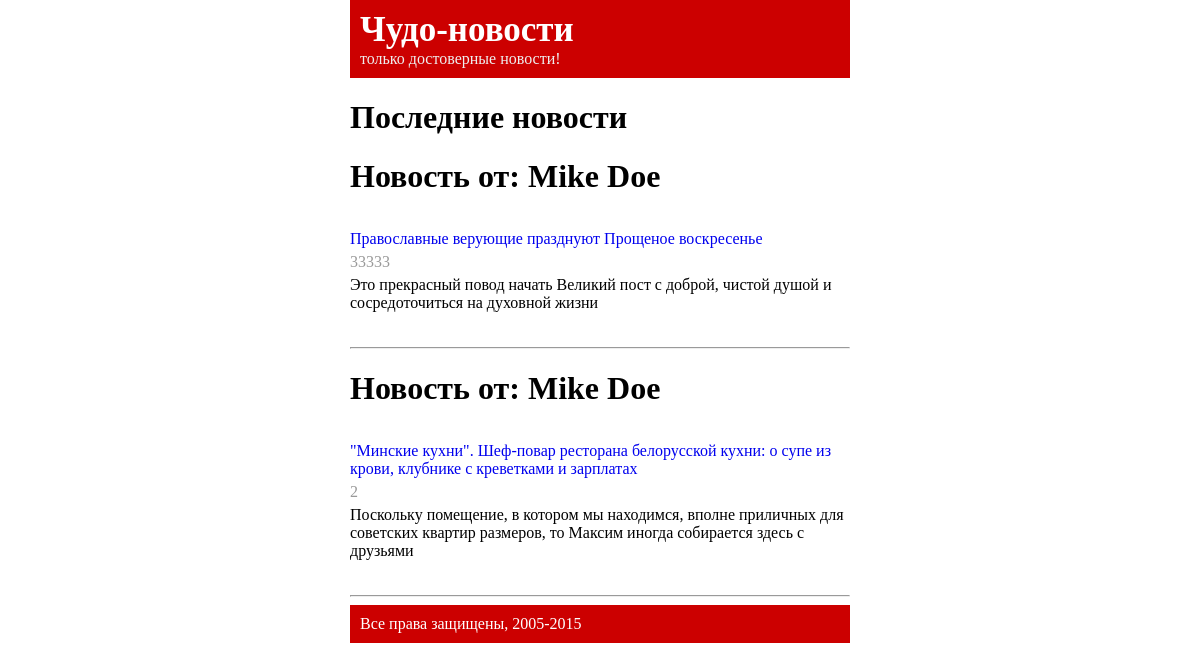
The app's page /?author_id=2 with its own data.
### tables this page shows
CREATE TABLE `news` (
  `id` int(10) unsigned NOT NULL AUTO_INCREMENT,
  `publish_date` bigint(20) NOT NULL,
  `title` varchar(255) NOT NULL,
  `text` text NOT NULL,
  `author_id` int(11) NOT NULL,
  PRIMARY KEY (`id`)
);

CREATE TABLE `authors` (
  `id` int(10) unsigned NOT NULL AUTO_INCREMENT,
  `name` varchar(255) NOT NULL,
  PRIMARY KEY (`id`)
);

### class.php (called while the page is built, shortened)
<?
class News extends PDO{
	private $_db;
	function __construct(){
		try{
		$this->_db = new PDO('mysql:host=localhost;dbname=news',"root","");
		$this->_db->setAttribute(PDO::ATTR_ERRMODE, PDO::ERRMODE_WARNING);
	}catch(PDOException $e){
		echo $e->errorCode();
	}
	}
	function db2Arr($data){
		try{
		$this->_db->setAttribute(PDO::ATTR_ERRMODE, PDO::ERRMODE_WARNING);
		while($row = $data->fetch(PDO::FETCH_ASSOC))
			$arr[]= $row;
		return $arr;
		}catch(PDOException $e){
			$e->errorCode();
		}
	}
	function getAuthorTitles(){
		$sql = "SELECT * FROM authors INNER JOIN news ON authors.id = news.author_id
	WHERE news.author_id = {$_GET['author_id']}";
		$result = $this->_db->query($sql) or die('ERROR');
		return $this->db2Arr($result);
	}
}
?>

### index.php (the view, shortened to what this page needs)
<html>
	<head>
	<link rel="stylesheet" type="text/css" href="style.css" />
	</head>
	<body>
	<div class="header">
		<div class="logo"><a href="index.php">Чудо-новости</a></div>
		<div class="slogan">только достоверные новости!</div>
	</div>
<div class="news_list">
<h1>Последние новости</h1>
<?php
include 'class.php';
$obj = new News;
		?>
		<?
if(isset($_GET['news_id'])){
	$rows = $obj->getNewsAuthor();
	foreach($rows as $row){
		?>
		<h1><?=$row['title']?></h1>
		<div class="date">
		<?=$row['publish_date']?><br/>
		Автор - <a href='?author_id=<?=$row['author_id']?>'><?=$row['name']?></a></div>
		<div class="text"><?=$row['text']?></div>
		<hr/>
		<?
	}}
elseif(isset($_GET['author_id']) ){
	$rows = $obj->getAuthorTitles();
	foreach($rows as $row){
		$arr = $row;
		$ann = explode('.',$row['text']);
		?><h1>Новость от: <?=$arr['name']?></h1>
		<div class="news_item">
		<div class="title"><a href='?news_id=<?=$row['id']?>'><?=$row['title']?></a></div>
		<div class="date"><?=$arr['publish_date']?></div>
		<div class="anounce"><?=$ann[0]?></div>
		</div>
		<hr/>
	<?
	}}
?>
</div><div class="footer">Все права защищены, 2005-2015</div></body></html>

### style.css (style rules this page uses)
a { text-decoration:none; }
body { width:500px; margin:0 auto; font-family:Georgia; }
.header, .footer { background:#C00; color:#FFF; padding:10px; }
.header .logo a { font-size:35px; font-weight:bold; color:#FFF; text-decoration:none; }
.header .slogan { color:#EEE; }
.news_list .news_item { margin:35px 0; }
.date { margin:5px 0; color:#999; }

### records on screen
news: author.name "Mike Doe", title "Православные верующие празднуют Прощеное воскресенье", publish_date "33333", text "Это прекрасный повод начать Великий пост с доброй, чистой душой и сосредоточиться на духовной жизни"
news: author.name "Mike Doe", title "\"Минские кухни\". Шеф-повар ресторана белорусской кухни: о супе из крови, клубнике с креветками и зарплатах", publish_date "2", text "Поскольку помещение, в котором мы находимся, вполне приличных для советских квартир размеров, то Максим иногда собирается здесь с друзьями"
